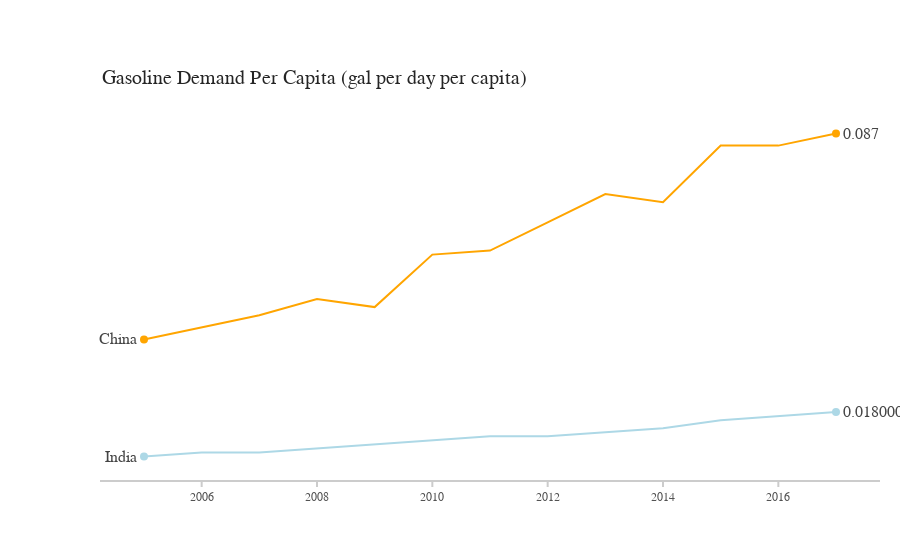

Write notebook code for a chart like this one.
### Code cell
import plotly.plotly as py
import plotly.graph_objs as go

title = 'Gasoline Demand Per Capita 2005 to 2017'

labels = ['China', 'India']

colors = ['orange', 'lightblue', 'rgb(49,130,189)', 'rgb(189,189,189)']

mode_size = [8, 8]

line_size = [2, 2]

dates=dfChinaIndia['Year']

#x_data = [dates,dates]

x_data=np.vstack([dates,dates])



demand=dfChinaIndia['China Gasoline Demand Per Capita']
Indiademand=dfChinaIndia['India Gasoline Demand Per Capita']
#USdemand=dfChinaIndia['U.S Gasoline Demand Per Capita']


y_data=np.vstack([demand,Indiademand])
#y_data = [
 #   demand,
  #  Indiademand
#]

traces = []

for i in range(0, 2):
    traces.append(go.Scatter(
        x=x_data[i],
        y=y_data[i],
        mode='lines',
        line=dict(color=colors[i], width=line_size[i]),
        connectgaps=True,
    ))

    traces.append(go.Scatter(
        x=[x_data[i][0], x_data[i][12]],
        y=[y_data[i][0], y_data[i][12]],
        mode='markers',
        marker=dict(color=colors[i], size=mode_size[i])
    ))

layout = go.Layout(
    xaxis=dict(
        showline=True,
        showgrid=False,
        showticklabels=True,
        linecolor='rgb(204, 204, 204)',
        linewidth=2,
        ticks='outside',
        tickcolor='rgb(204, 204, 204)',
        tickwidth=2,
        ticklen=5,
        tickfont=dict(
            family='Arial',
            size=12,
            color='rgb(82, 82, 82)',
        ),
    ),
    yaxis=dict(
        showgrid=False,
        zeroline=False,
        showline=False,
        showticklabels=False,
    ),
    autosize=False,
    margin=dict(
        autoexpand=False,
        l=100,
        r=20,
        t=110,
    ),
    showlegend=False
)

annotations = []

# Adding labels
for y_trace, label, color in zip(y_data, labels, colors):
    # labeling the left_side of the plot
    annotations.append(dict(xref='paper', x=0.05, y=y_trace[0],
                                  xanchor='right', yanchor='middle',
                                  text=label ,
                            
                                  font=dict(family='Arial',
                                            size=16),
                                  showarrow=False))
    # labeling the right_side of the plot
    annotations.append(dict(xref='paper', x=0.95, y=y_trace[12],
                                  xanchor='left', yanchor='middle',
                                  text='{}'.format(y_trace[12]),
                                  font=dict(family='Arial',
                                            size=16),
                                  showarrow=False))
# Title
annotations.append(dict(xref='paper', yref='paper', x=0.0, y=1.05,
                              xanchor='left', yanchor='bottom',
                              text='Gasoline Demand Per Capita (gal per day per capita)',
                              font=dict(family='Arial',
                                        size=20,
                                        color='rgb(37,37,37)'),
                              showarrow=False))
# Source
annotations.append(dict(xref='paper', yref='paper', x=0.5, y=-0.1,
                              xanchor='center', yanchor='top',
                              text='',
                              font=dict(family='Arial',
                                        size=12,
                                        color='rgb(150,150,150)'),
                              showarrow=False))

layout['annotations'] = annotations

fig = go.Figure(data=traces, layout=layout)
#py.iplot(fig, filename='news-source')
plotly.offline.iplot( fig, validate=False )

### Figure 1 — Plotly figure (JSON) as saved in the notebook; plotly's stock layout.template omitted (floating-point values rounded to 4 significant figures)
{"data": [{"connectgaps": true, "line": {"color": "orange", "width": 2}, "mode": "lines", "type": "scatter", "x": [2005, 2006, 2007, 2008, 2009, 2010, 2011, 2012, 2013, 2014, 2015, 2016, 2017], "y": [0.036, 0.039, 0.042, 0.046, 0.044, 0.057, 0.058, 0.065, 0.072, 0.07, 0.084, 0.084, 0.087]}, {"marker": {"color": "orange", "size": 8}, "mode": "markers", "type": "scatter", "x": [2005, 2017], "y": [0.036, 0.087]}, {"connectgaps": true, "line": {"color": "lightblue", "width": 2}, "mode": "lines", "type": "scatter", "x": [2005, 2006, 2007, 2008, 2009, 2010, 2011, 2012, 2013, 2014, 2015, 2016, 2017], "y": [0.007, 0.008, 0.008, 0.009, 0.01, 0.011, 0.012, 0.012, 0.013, 0.014, 0.016, 0.017, 0.018]}, {"marker": {"color": "lightblue", "size": 8}, "mode": "markers", "type": "scatter", "x": [2005, 2017], "y": [0.007, 0.018]}], "layout": {"annotations": [{"font": {"family": "Arial", "size": 16}, "showarrow": false, "text": "China", "x": 0.05, "xanchor": "right", "xref": "paper", "y": 0.036, "yanchor": "middle"}, {"font": {"family": "Arial", "size": 16}, "showarrow": false, "text": "0.087", "x": 0.95, "xanchor": "left", "xref": "paper", "y": 0.087, "yanchor": "middle"}, {"font": {"family": "Arial", "size": 16}, "showarrow": false, "text": "India", "x": 0.05, "xanchor": "right", "xref": "paper", "y": 0.007, "yanchor": "middle"}, {"font": {"family": "Arial", "size": 16}, "showarrow": false, "text": "0.018000000000000002", "x": 0.95, "xanchor": "left", "xref": "paper", "y": 0.018, "yanchor": "middle"}, {"font": {"color": "rgb(37,37,37)", "family": "Arial", "size": 20}, "showarrow": false, "text": "Gasoline Demand Per Capita (gal per day per capita)", "x": 0, "xanchor": "left", "xref": "paper", "y": 1.05, "yanchor": "bottom", "yref": "paper"}, {"font": {"color": "rgb(150,150,150)", "family": "Arial", "size": 12}, "showarrow": false, "text": "", "x": 0.5, "xanchor": "center", "xref": "paper", "y": -0.1, "yanchor": "top", "yref": "paper"}], "autosize": false, "margin": {"autoexpand": false, "l": 100, "r": 20, "t": 110}, "showlegend": false, "xaxis": {"linecolor": "rgb(204, 204, 204)", "linewidth": 2, "showgrid": false, "showline": true, "showticklabels": true, "tickcolor": "rgb(204, 204, 204)", "tickfont": {"color": "rgb(82, 82, 82)", "family": "Arial", "size": 12}, "ticklen": 5, "ticks": "outside", "tickwidth": 2}, "yaxis": {"showgrid": false, "showline": false, "showticklabels": false, "zeroline": false}}}
